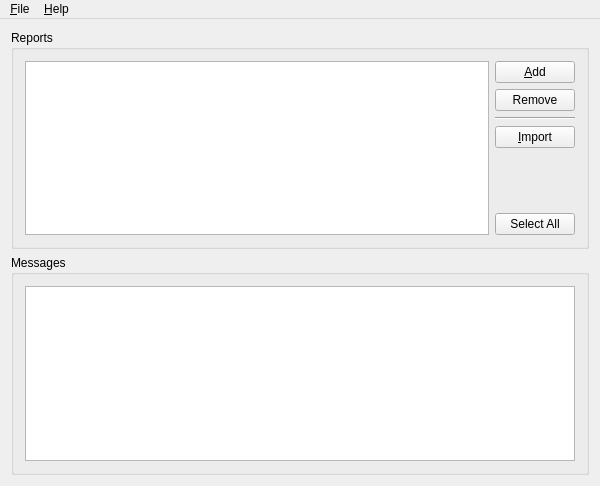
<ui version="4.0" >
 <comment> * OpenRPT report writer and rendering engine
 * Copyright (C) 2001-2012 by OpenMFG, LLC
 *
 * This library is free software; you can redistribute it and/or
 * modify it under the terms of the GNU Lesser General Public
 * License as published by the Free Software Foundation; either
 * version 2.1 of the License, or (at your option) any later version.
 *
 * This library is distributed in the hope that it will be useful,
 * but WITHOUT ANY WARRANTY; without even the implied warranty of
 * MERCHANTABILITY or FITNESS FOR A PARTICULAR PURPOSE. See the GNU
 * Lesser General Public License for more details.
 *
 * You should have received a copy of the GNU Lesser General Public
 * License along with this library; if not, write to the Free Software
 * Foundation, Inc., 59 Temple Place, Suite 330, Boston, MA 02111-1307 USA
 * Please contact info@openmfg.com with any questions on this license.</comment>
 <class>ImportWindow</class>
 <widget class="QMainWindow" name="ImportWindow" >
  <property name="geometry" >
   <rect>
    <x>0</x>
    <y>0</y>
    <width>600</width>
    <height>486</height>
   </rect>
  </property>
  <property name="windowTitle" >
   <string>Report Import Tool</string>
  </property>
  <widget class="QWidget" name="widget" >
   <layout class="QVBoxLayout" name="verticalLayout" >
    <item>
     <widget class="QGroupBox" name="groupBox1" >
      <property name="title" >
       <string>Reports</string>
      </property>
      <layout class="QHBoxLayout" name="horizontalLayout" >
       <item>
        <widget class="QListWidget" name="_reports" >
         <property name="selectionMode" >
          <enum>QAbstractItemView::ExtendedSelection</enum>
         </property>
        </widget>
       </item>
       <item>
        <layout class="QVBoxLayout" >
         <property name="spacing" >
          <number>6</number>
         </property>
         <property name="margin" >
          <number>0</number>
         </property>
         <item>
          <widget class="QPushButton" name="_add" >
           <property name="text" >
            <string>&amp;Add</string>
           </property>
           <property name="shortcut" >
            <string>Alt+A</string>
           </property>
          </widget>
         </item>
         <item>
          <widget class="QPushButton" name="_remove" >
           <property name="text" >
            <string>Remove</string>
           </property>
          </widget>
         </item>
         <item>
          <widget class="Line" name="line1" >
           <property name="frameShape" >
            <enum>QFrame::HLine</enum>
           </property>
           <property name="frameShadow" >
            <enum>QFrame::Sunken</enum>
           </property>
          </widget>
         </item>
         <item>
          <widget class="QPushButton" name="_import" >
           <property name="text" >
            <string>&amp;Import</string>
           </property>
           <property name="shortcut" >
            <string>Alt+I</string>
           </property>
          </widget>
         </item>
         <item>
          <spacer>
           <property name="orientation" >
            <enum>Qt::Vertical</enum>
           </property>
           <property name="sizeType" >
            <enum>QSizePolicy::Expanding</enum>
           </property>
           <property name="sizeHint" stdset="0" >
            <size>
             <width>20</width>
             <height>16</height>
            </size>
           </property>
          </spacer>
         </item>
         <item>
          <widget class="QPushButton" name="_selectAll" >
           <property name="text" >
            <string>Select All</string>
           </property>
          </widget>
         </item>
        </layout>
       </item>
      </layout>
     </widget>
    </item>
    <item>
     <widget class="QGroupBox" name="groupBox2" >
      <property name="title" >
       <string>Messages</string>
      </property>
      <layout class="QVBoxLayout" >
       <property name="spacing" >
        <number>6</number>
       </property>
       <property name="margin" >
        <number>11</number>
       </property>
       <item>
        <widget class="QTextEdit" name="_log" >
         <property name="readOnly" >
          <bool>true</bool>
         </property>
        </widget>
       </item>
      </layout>
     </widget>
    </item>
   </layout>
  </widget>
  <widget class="QMenuBar" name="MenuBar" >
   <property name="geometry" >
    <rect>
     <x>0</x>
     <y>0</y>
     <width>600</width>
     <height>30</height>
    </rect>
   </property>
   <widget class="QMenu" name="unnamed" >
    <property name="title" >
     <string>&amp;File</string>
    </property>
    <addaction name="fileOpenAction" />
    <addaction name="separator" />
    <addaction name="fileExitAction" />
   </widget>
   <widget class="QMenu" name="helpMenu" >
    <property name="title" >
     <string>&amp;Help</string>
    </property>
    <addaction name="helpContentsAction" />
    <addaction name="helpIndexAction" />
    <addaction name="separator" />
    <addaction name="helpAboutAction" />
   </widget>
   <addaction name="unnamed" />
   <addaction name="helpMenu" />
  </widget>
  <action name="helpContentsAction" >
   <property name="text" >
    <string>&amp;Contents...</string>
   </property>
   <property name="iconText" >
    <string>Contents</string>
   </property>
   <property name="shortcut" >
    <string/>
   </property>
  </action>
  <action name="helpIndexAction" >
   <property name="text" >
    <string>&amp;Index...</string>
   </property>
   <property name="iconText" >
    <string>Index</string>
   </property>
   <property name="shortcut" >
    <string/>
   </property>
  </action>
  <action name="helpAboutAction" >
   <property name="text" >
    <string>&amp;About</string>
   </property>
   <property name="iconText" >
    <string>About</string>
   </property>
   <property name="shortcut" >
    <string/>
   </property>
  </action>
  <action name="fileExitAction" >
   <property name="text" >
    <string>E&amp;xit</string>
   </property>
   <property name="iconText" >
    <string>E&amp;xit</string>
   </property>
  </action>
  <action name="fileOpenAction" >
   <property name="text" >
    <string>&amp;Add</string>
   </property>
   <property name="iconText" >
    <string>&amp;Add</string>
   </property>
  </action>
 </widget>
 <layoutdefault spacing="6" margin="11" />
 <tabstops>
  <tabstop>_reports</tabstop>
  <tabstop>_add</tabstop>
  <tabstop>_remove</tabstop>
  <tabstop>_import</tabstop>
  <tabstop>_selectAll</tabstop>
  <tabstop>_log</tabstop>
 </tabstops>
 <resources/>
 <connections>
  <connection>
   <sender>_selectAll</sender>
   <signal>clicked()</signal>
   <receiver>_reports</receiver>
   <slot>selectAll()</slot>
   <hints>
    <hint type="sourcelabel" >
     <x>526</x>
     <y>225</y>
    </hint>
    <hint type="destinationlabel" >
     <x>422</x>
     <y>195</y>
    </hint>
   </hints>
  </connection>
 </connections>
</ui>
